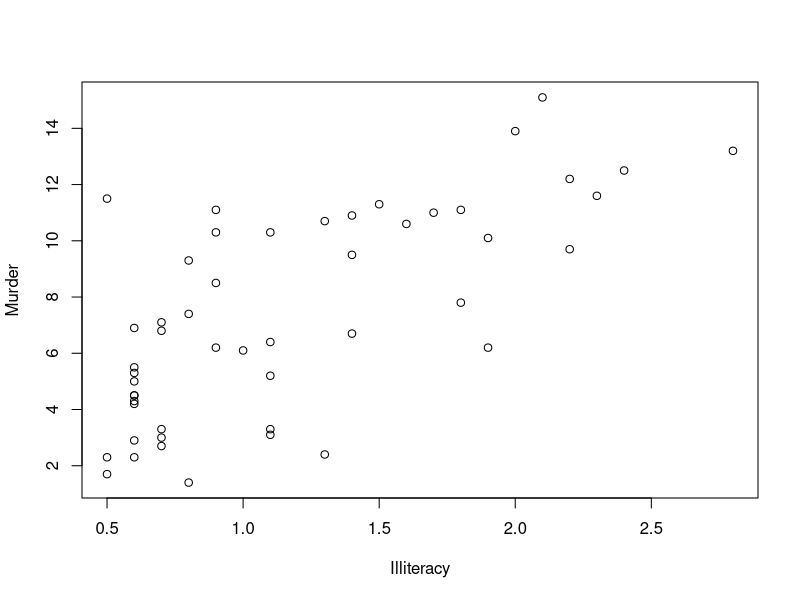

R code for this plot: (Note: this script raises an error after producing the figure.)
#문1
state.x77
head(state.x77)

#문맹률이 독립변수.

#y=wx+b
#y와 x는 주어지는 값,w와 b는 알아내야 하는 값.(매개변수 혹은 계수)

state.x77_df <-data.frame(state.x77)

plot( Murder~Illiteracy , data = state.x77_df )
abline( state.x77_model )

coef( state.x77_model ) #바이오스, 즉 매개변수.
summary( state.x77_model )